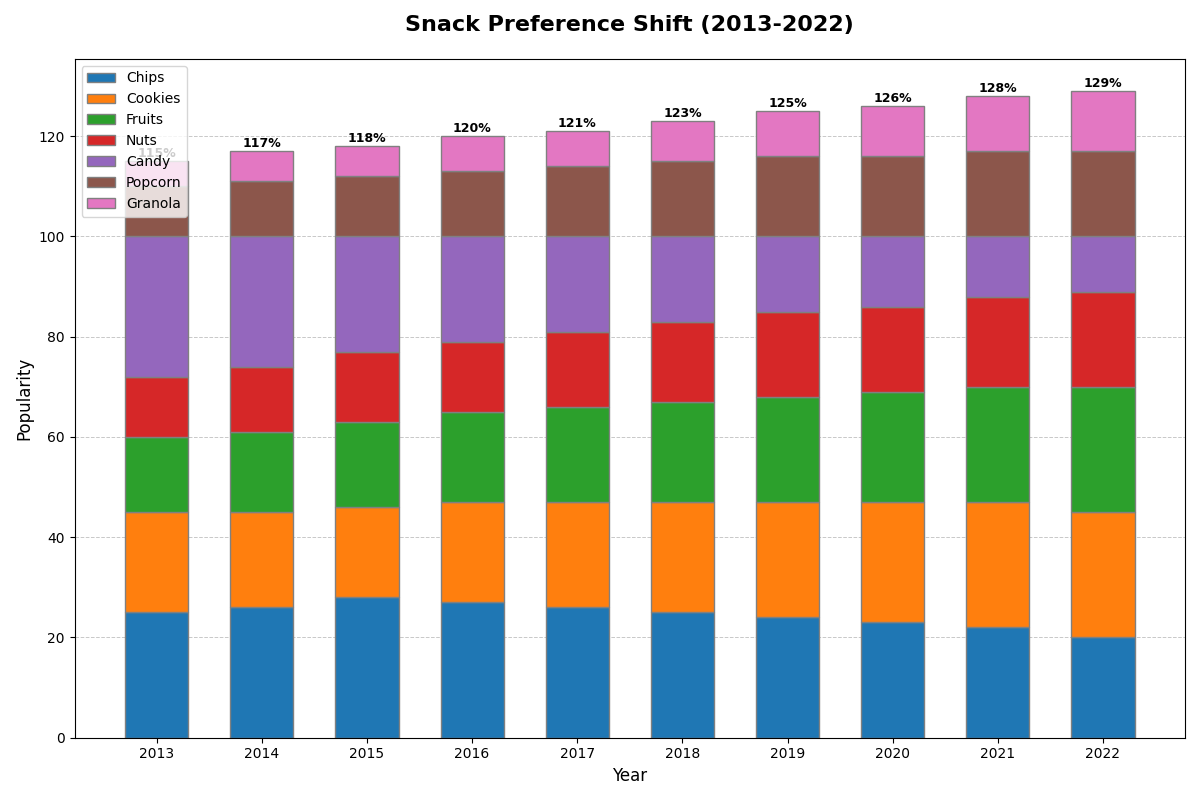

This figure's Python source:
import matplotlib.pyplot as plt
import numpy as np

years = np.array(['2013', '2014', '2015', '2016', '2017', '2018', '2019', '2020', '2021', '2022'])

chip_popularity = np.array([25, 26, 28, 27, 26, 25, 24, 23, 22, 20])
cookie_popularity = np.array([20, 19, 18, 20, 21, 22, 23, 24, 25, 25])
fruit_popularity = np.array([15, 16, 17, 18, 19, 20, 21, 22, 23, 25])
nut_popularity = np.array([12, 13, 14, 14, 15, 16, 17, 17, 18, 19])
candy_popularity = np.array([28, 26, 23, 21, 19, 17, 15, 14, 12, 11])
popcorn_popularity = np.array([10, 11, 12, 13, 14, 15, 16, 16, 17, 17])
granola_popularity = np.array([5, 6, 6, 7, 7, 8, 9, 10, 11, 12])

fig, ax = plt.subplots(figsize=(12, 8))
bar_width = 0.6

new_colors = ['#1f77b4', '#ff7f0e', '#2ca02c', '#d62728', '#9467bd', '#8c564b', '#e377c2']

for i, year in enumerate(years):
    ax.bar(year, chip_popularity[i], width=bar_width, label='Chips' if i == 0 else "", color=new_colors[0], edgecolor='grey')
    ax.bar(year, cookie_popularity[i], bottom=chip_popularity[i], width=bar_width, label='Cookies' if i == 0 else "", color=new_colors[1], edgecolor='grey')
    ax.bar(year, fruit_popularity[i], bottom=chip_popularity[i] + cookie_popularity[i], width=bar_width, label='Fruits' if i == 0 else "", color=new_colors[2], edgecolor='grey')
    ax.bar(year, nut_popularity[i], bottom=chip_popularity[i] + cookie_popularity[i] + fruit_popularity[i], width=bar_width, label='Nuts' if i == 0 else "", color=new_colors[3], edgecolor='grey')
    ax.bar(year, candy_popularity[i], bottom=chip_popularity[i] + cookie_popularity[i] + fruit_popularity[i] + nut_popularity[i], width=bar_width, label='Candy' if i == 0 else "", color=new_colors[4], edgecolor='grey')
    ax.bar(year, popcorn_popularity[i], bottom=chip_popularity[i] + cookie_popularity[i] + fruit_popularity[i] + nut_popularity[i] + candy_popularity[i], width=bar_width, label='Popcorn' if i == 0 else "", color=new_colors[5], edgecolor='grey')
    ax.bar(year, granola_popularity[i], bottom=chip_popularity[i] + cookie_popularity[i] + fruit_popularity[i] + nut_popularity[i] + candy_popularity[i] + popcorn_popularity[i], width=bar_width, label='Granola' if i == 0 else "", color=new_colors[6], edgecolor='grey')

for i, year in enumerate(years):
    total = (chip_popularity[i] + cookie_popularity[i] + fruit_popularity[i] + nut_popularity[i] +
             candy_popularity[i] + popcorn_popularity[i] + granola_popularity[i])
    ax.annotate(f'{total}%', xy=(i, total), xytext=(0, 3), textcoords="offset points", ha='center', fontsize=9, fontweight='bold', color='black')

ax.set_title('Snack Preference Shift (2013-2022)', fontsize=16, fontweight='bold', pad=20)
ax.set_xlabel('Year', fontsize=12)
ax.set_ylabel('Popularity', fontsize=12)

handles, labels = ax.get_legend_handles_labels()
ax.legend(handles[:7], labels[:7], fontsize=10, loc='upper left')

ax.yaxis.grid(True, linestyle='--', linewidth=0.7, alpha=0.7)
ax.set_axisbelow(True)

plt.tight_layout()

plt.show()
